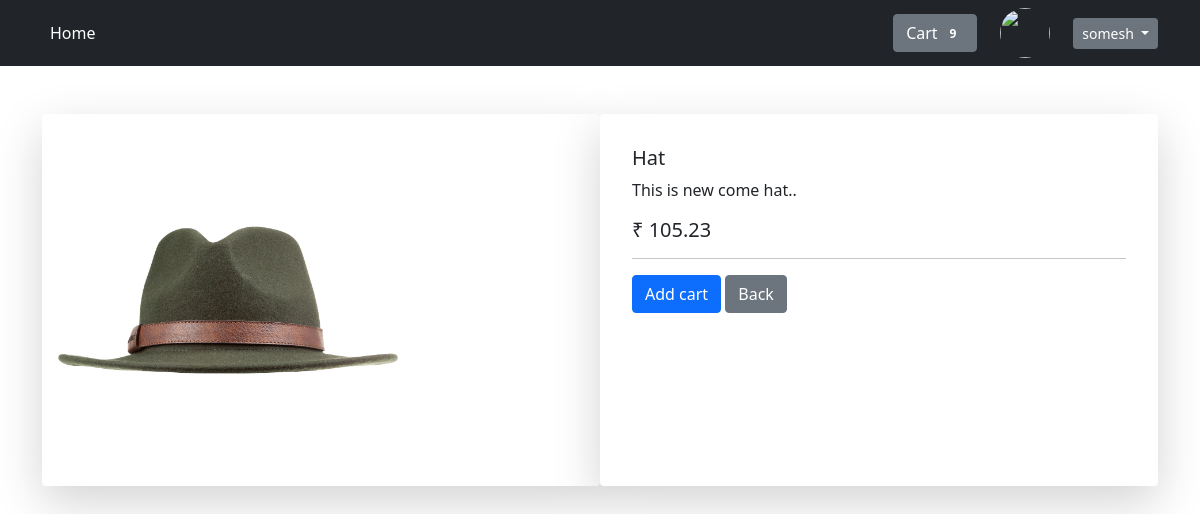
Page /store/1/ (signed in) on the committed database.
### store/models.py (models this page shows, shortened)
class Product(models.Model):
    product_name = models.CharField(max_length=125)
    description = models.TextField()
    price = models.DecimalField(max_digits=19, decimal_places=2)
    image = models.ImageField(upload_to='images/', blank=True, null=True)

### store/views.py (the view)
# urls.py: path('<int:pk>/', ProductDetailView.as_view(), name='product_detail'),
class ProductDetailView(DetailView):
    model = Product
    template_name = 'store_detail.html'

### store/templates/store_detail.html
{% extends 'base.html' %}
{% block content %}
<div class="container mt-5 mb-4">
    <div class="row">
       <div class="col-6 shadow-lg p-3 mb-5 bg-body rounded">
            <img src="{{ product.image.url }}" alt="..." style="max-width: 340px;">
       </div>
        <div class="col-6 shadow-lg p-3 mb-5 bg-body rounded">
            <div class="card-body">
                <h5 class="card-title">{{ product.product_name }}</h5>
                <p class="card-text">{{ product.description }}</p>
                <h5 class="card-title">₹ {{ product.price }}</h5>
            <hr>
                <a class="btn btn-primary" type="button">Add cart</a>
                <a href="{% url 'product_list' %}" class="btn btn-secondary" type="button">Back</a>
            </div>
       </div>
    </div>
</div>
{% endblock %}

### templates/base.html (shortened to what this page needs)
{% load static %}
<html lang="en">
  <head>
    <link href="https://cdn.jsdelivr.net/npm/bootstrap@5.0.1/dist/css/bootstrap.min.css" rel="stylesheet">
  </head>
  <body>
        <nav class="navbar navbar-expand-lg navbar-dark bg-dark">
            <div class="container-fluid">
              <div class="container">
                <div class="collapse navbar-collapse" id="navbarSupportedContent">
                  <ul class="navbar-nav me-auto mb-2 mb-lg-0">
                    <li class="nav-item">
                      <a class="nav-link active" aria-current="page" href="{% url 'product_list' %}">Home</a>
                    </li>
                  </ul>
                  {% if user.is_authenticated %}
                       <button type="button" class="btn btn-secondary">
                        Cart <span class="badge bg-secondary">9</span>
                      </button>
                       <li class="nav-item">
                         <img src="https://widgetwhats.com/app/uploads/2019/11/free-profile-photo-whatsapp-4.png" class="rounded-circle" alt="..." width="50" height="50">
                       </li>
                       <li class="nav-item">
                         <div class="btn-group">
                            <button class="btn btn-secondary btn-sm dropdown-toggle" type="button" data-bs-toggle="dropdown" aria-expanded="false">
                              {{ user.username }}
                            </button>
                  {% endif %}
                      </div>
                    </li>
                   </div>
                </div>
            </div>
        </nav>
    <div class="container">
      {% block content %}
      {% endblock %}
    </div>
  </body>
</html>

### rows in the picture
Product: image (picture), product_name "Hat", description "This is new come hat..", price "105.23"

### other values in the picture
{{ user.username }} "somesh"
